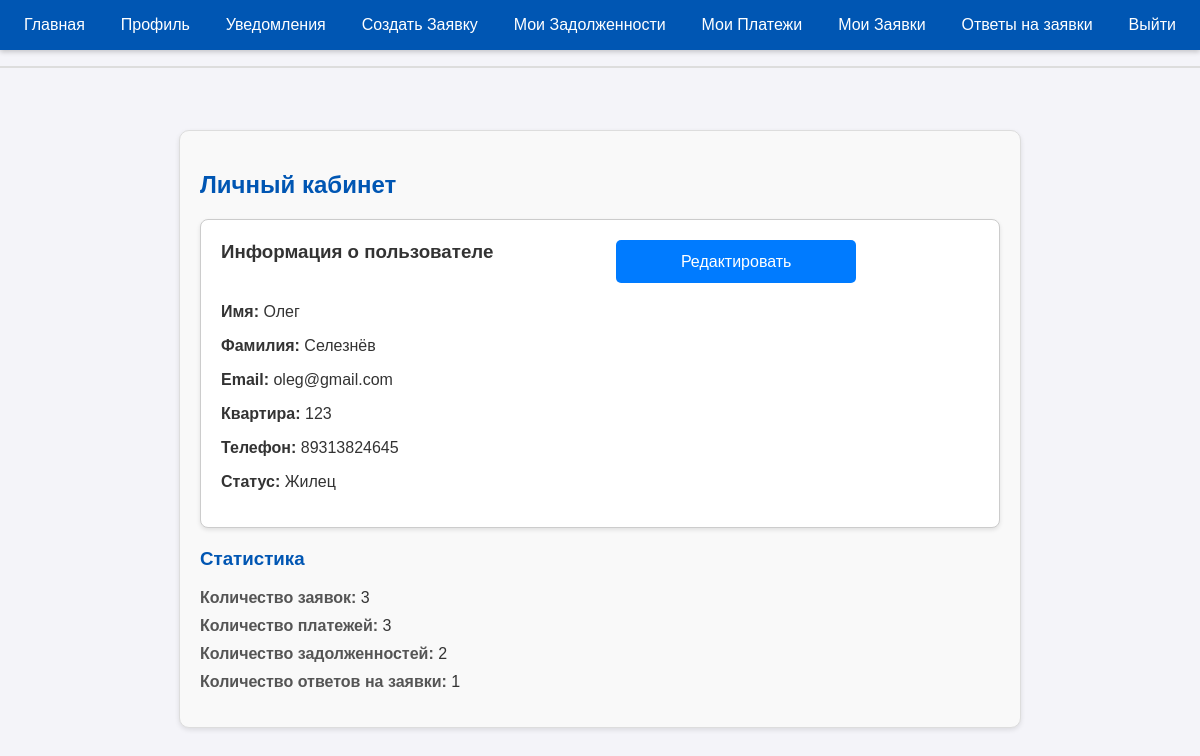
The page /profile/ (signed in) on the database its author committed.
### main/models.py (models this page shows, shortened)
class CustomUser(AbstractBaseUser, PermissionsMixin):
    username = models.CharField(max_length=150, unique=True)
    email = models.EmailField(unique=True)
    first_name = models.CharField(max_length=30, blank=True, null=True)
    surname = models.CharField(max_length=30, blank=True, null=True)
    apartment_number = models.CharField(max_length=10, blank=True, null=True)
    phone_number = models.CharField(max_length=20, blank=True, null=True)
    is_active = models.BooleanField(default=True)
    is_staff = models.BooleanField(default=False)
    objects = CustomUserManager()
    USERNAME_FIELD = 'username'
    REQUIRED_FIELDS = ['email']

### main/views.py (the view)
# urls.py: path('profile/', profile, name='profile'),
def profile(request):
    requests_count = Request.objects.filter(user=request.user).count()
    payments_count = Payment.objects.filter(user=request.user).count()
    debts_count = Debt.objects.filter(user=request.user, is_paid=False).count()
    responses_count = Message.objects.filter(user=request.user).count()
    context = {
        'profile': profile,
        'requests_count': requests_count,
        'payments_count': payments_count,
        'debts_count': debts_count,
        'responses_count': responses_count,
    }
    return render(request, 'main/profile.html', context)

### main/templates/main/profile.html (shortened to what this page needs)
{% extends 'main/base.html' %}
{% block content %}
<div class="profile-container">
    <h2>Личный кабинет</h2>
    <div class="profile-card">
        {% if not user.is_superuser %}
            <div class="profile-header">
                <h3>Информация о пользователе</h3>
                <a href="{% url 'edit_profile' %}" class="btn btn-primary">Редактировать</a>
            </div>
            <p><strong>Имя:</strong> {{ user.first_name|default:"Не указано" }}</p>
            <p><strong>Фамилия:</strong> {{ user.surname|default:"Не указано" }}</p>
            <p><strong>Email:</strong> {{ user.email }}</p>
            <p><strong>Квартира:</strong> {{ user.apartment_number|default:"Не указано" }}</p>
            <p><strong>Телефон:</strong> {{ user.phone_number|default:"Не указано" }}</p>
            <p><strong>Статус:</strong> Жилец</p>
        {% else %}
            <h3>Информация о пользователе</h3>
            <p><strong>Логин:</strong> {{ user.username }}</p>
            <p><strong>Статус:</strong> Администратор</p>
        {% endif %}
    </div>
    {% if not user.is_superuser %}
    <div class="profile-stats mt-4">
        <h3>Статистика</h3>
        <ul class="list-group">
            <li class="list-group-item"><strong>Количество заявок:</strong> {{ requests_count }}</li>
            <li class="list-group-item"><strong>Количество платежей:</strong> {{ payments_count }}</li>
            <li class="list-group-item"><strong>Количество задолженностей:</strong> {{ debts_count }}</li>
            <li class="list-group-item"><strong>Количество ответов на заявки:</strong> {{ responses_count }}</li>
        </ul>
    </div>
    {% endif %}
</div>
{% endblock %}

### main/static/main/css/styles.css (style rules this page uses)
body { background: red; font-family: Arial, sans-serif; margin: 0; padding: 0; background-color: #f4f4f9; color: #333; }
h2, h3, h4 { color: #0056b3; }
.profile-container { max-width: 800px; margin: 20px auto; padding: 20px; border: 1px solid #ddd; border-radius: 10px; background-color: #f9f9f9; box-shadow: 0 2px 5px rgba(0, 0, 0, 0.1); }
.profile-card { border: 1px solid #ccc; padding: 15px; border-radius: 8px; background-color: #fff; margin-bottom: 20px; box-shadow: 0 1px 3px rgba(0, 0, 0, 0.1); }
.profile-card h3 { margin-top: 0; color: #333; }
.profile-stats ul { list-style: none; padding: 0; }
.profile-stats li { margin-bottom: 10px; font-size: 16px; }
.profile-stats li strong { color: #555; }
.btn { display: block; width: 100%; max-width: 240px; margin: 0 auto 1rem; padding: 0.8rem 0; font-size: 1rem; color: #fff; text-align: center; text-decoration: none; border-radius: 5px; background-color: #007bff; transition: background-color 0.3s ease; }
.btn:last-child { margin-bottom: 0; }

### main/templates/main/profile.html (style rules this page uses)
.profile-container { max-width: 800px; margin: 30px auto; padding: 20px; }
.profile-card { background: #fff; padding: 20px; border-radius: 8px; box-shadow: 0 2px 4px rgba(0,0,0,0.1); margin-bottom: 20px; }
.profile-header { display: flex; justify-content: space-between; align-items: center; margin-bottom: 20px; }

### rows shown on the page
CustomUser: first_name "Олег", surname "Селезнёв", email "oleg@gmail.com", apartment_number "123", phone_number "89313824645"

### other values the page prints
{{ requests_count }} "3"
{{ payments_count }} "3"
{{ debts_count }} "2"
{{ responses_count }} "1"
